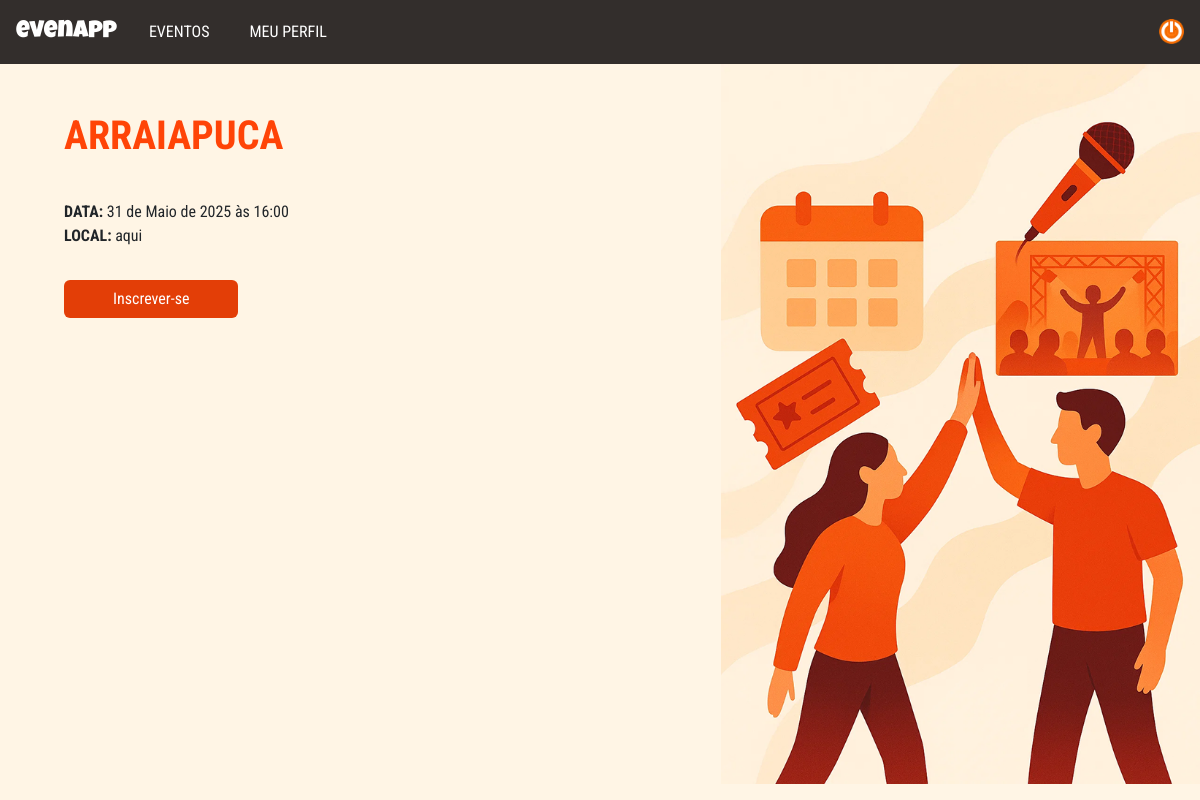
/eventos/6/, run on the app's committed database.
### evenapp/models.py (models this page shows, shortened)
class Evento(models.Model):
    titulo = models.CharField(max_length=255)
    data = models.DateTimeField()
    local = models.CharField(max_length=255)
    descricao = models.TextField(blank=True)
    organizador = models.ForeignKey(
        Usuario,
        on_delete=models.CASCADE,
        related_name='eventos_organizados'
    )

### evenapp/views.py (the view)
# urls.py: path('eventos/<int:id>/', views.details, name='details'),
def details(request, id):
    evento = get_object_or_404(Evento, id=id)
    return render(request, 'events/details.html', {'evento': evento})

### evenapp/templates/events/details.html (shortened to what this page needs)
{% extends "base.html" %}
{% load static %}
{% block extra_css %}
<link rel="stylesheet" href="{% static 'css/details.css' %}">
{% endblock %}
{% block content %}
<div class="container event-info">
    <div class="row">
        <div class="col-7 details">
            <h1 class="title pt-5">{{evento.titulo}}</h1>
            <div class="info">
                <p class="event-date"><b>DATA:</b> {{evento.data}}</p>
                <p class="event-local"><b>LOCAL:</b> {{evento.local}}</p>
                <button type="button" class="subscribe btn px-5 mt-3">Inscrever-se</button>
            </div>
        </div>
        <div class="col-5 image">
            <img src="{% static 'img/details.png' %}" alt="Imagem de evento">
        </div>
    </div>
</div>
{% endblock %}

### evenapp/static/css/style.css (style rules this page uses)
body { font-family: 'Luckiest Guy'; background-color: #FFF5E5; height: 100vh; }

### evenapp/static/css/details.css (style rules this page uses)
.details { font-family: 'Roboto Condensed'; display: flex; flex-direction: column; }
h1.title { font-weight: bold; text-transform: uppercase; color: #FF4407 !important; margin-left: 4rem; }
.event-info { max-width: 100%; height: 90vh; margin: 0; padding: 0; }
.row { height: 90vh; }
.info { margin: 0 4rem; }
.event-date { margin: 2rem 0 0 0; }
button.subscribe { background-color: #E33E07; color: white; font-family: 'Roboto Condensed', sans-serif !important; }
.image { display: flex; justify-content: end; }
.image img { height: 90vh; }

### data on the page
Evento: titulo "ARRAIAPUCA", data "31 de Maio de 2025 às 16:00", local "aqui"
